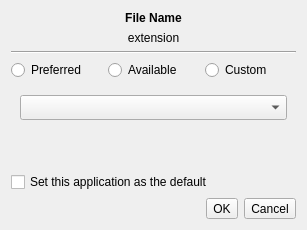
<?xml version="1.0" encoding="UTF-8"?>
<ui version="4.0">
 <class>LFileDialog</class>
 <widget class="QDialog" name="LFileDialog">
  <property name="geometry">
   <rect>
    <x>0</x>
    <y>0</y>
    <width>307</width>
    <height>230</height>
   </rect>
  </property>
  <property name="windowTitle">
   <string>Open With...</string>
  </property>
  <property name="windowIcon">
   <iconset resource="lumina-open.qrc">
    <normaloff>:/icons/find.png</normaloff>:/icons/find.png</iconset>
  </property>
  <layout class="QVBoxLayout" name="verticalLayout">
   <item>
    <widget class="QLabel" name="label_file">
     <property name="sizePolicy">
      <sizepolicy hsizetype="Expanding" vsizetype="Preferred">
       <horstretch>0</horstretch>
       <verstretch>0</verstretch>
      </sizepolicy>
     </property>
     <property name="font">
      <font>
       <weight>75</weight>
       <bold>true</bold>
      </font>
     </property>
     <property name="text">
      <string notr="true">File Name</string>
     </property>
     <property name="alignment">
      <set>Qt::AlignCenter</set>
     </property>
     <property name="wordWrap">
      <bool>true</bool>
     </property>
    </widget>
   </item>
   <item>
    <widget class="QLabel" name="label_extension">
     <property name="text">
      <string notr="true">extension</string>
     </property>
     <property name="alignment">
      <set>Qt::AlignCenter</set>
     </property>
    </widget>
   </item>
   <item>
    <widget class="Line" name="line">
     <property name="orientation">
      <enum>Qt::Horizontal</enum>
     </property>
    </widget>
   </item>
   <item>
    <layout class="QHBoxLayout" name="horizontalLayout_2">
     <item>
      <widget class="QRadioButton" name="radio_rec">
       <property name="text">
        <string>Preferred</string>
       </property>
      </widget>
     </item>
     <item>
      <widget class="QRadioButton" name="radio_avail">
       <property name="text">
        <string>Available</string>
       </property>
      </widget>
     </item>
     <item>
      <widget class="QRadioButton" name="radio_custom">
       <property name="text">
        <string>Custom</string>
       </property>
      </widget>
     </item>
    </layout>
   </item>
   <item>
    <widget class="QStackedWidget" name="stackedWidget">
     <property name="currentIndex">
      <number>2</number>
     </property>
     <widget class="QWidget" name="page_avail">
      <layout class="QVBoxLayout" name="verticalLayout_2">
       <item>
        <widget class="QComboBox" name="combo_apps"/>
       </item>
       <item>
        <spacer name="verticalSpacer_3">
         <property name="orientation">
          <enum>Qt::Vertical</enum>
         </property>
         <property name="sizeHint" stdset="0">
          <size>
           <width>20</width>
           <height>40</height>
          </size>
         </property>
        </spacer>
       </item>
      </layout>
     </widget>
     <widget class="QWidget" name="page_custom">
      <layout class="QGridLayout" name="gridLayout">
       <item row="0" column="0">
        <widget class="QLabel" name="label_goodbin">
         <property name="text">
          <string notr="true"/>
         </property>
         <property name="pixmap">
          <pixmap resource="lumina-open.qrc">:/icons/bad.png</pixmap>
         </property>
         <property name="scaledContents">
          <bool>true</bool>
         </property>
        </widget>
       </item>
       <item row="0" column="1">
        <widget class="QLineEdit" name="line_bin">
         <property name="placeholderText">
          <string>Binary Location</string>
         </property>
        </widget>
       </item>
       <item row="0" column="2">
        <widget class="QToolButton" name="tool_findBin">
         <property name="text">
          <string>Find</string>
         </property>
         <property name="icon">
          <iconset resource="lumina-open.qrc">
           <normaloff>:/icons/find.png</normaloff>:/icons/find.png</iconset>
         </property>
        </widget>
       </item>
       <item row="1" column="1">
        <spacer name="verticalSpacer">
         <property name="orientation">
          <enum>Qt::Vertical</enum>
         </property>
         <property name="sizeHint" stdset="0">
          <size>
           <width>20</width>
           <height>40</height>
          </size>
         </property>
        </spacer>
       </item>
      </layout>
     </widget>
     <widget class="QWidget" name="page_rec">
      <layout class="QVBoxLayout" name="verticalLayout_3">
       <item>
        <widget class="QComboBox" name="combo_rec">
         <property name="minimumSize">
          <size>
           <width>0</width>
           <height>25</height>
          </size>
         </property>
         <property name="iconSize">
          <size>
           <width>20</width>
           <height>20</height>
          </size>
         </property>
        </widget>
       </item>
       <item>
        <spacer name="verticalSpacer_2">
         <property name="orientation">
          <enum>Qt::Vertical</enum>
         </property>
         <property name="sizeHint" stdset="0">
          <size>
           <width>20</width>
           <height>40</height>
          </size>
         </property>
        </spacer>
       </item>
      </layout>
     </widget>
    </widget>
   </item>
   <item>
    <widget class="QCheckBox" name="check_default">
     <property name="text">
      <string>Set this application as the default </string>
     </property>
    </widget>
   </item>
   <item>
    <layout class="QHBoxLayout" name="horizontalLayout">
     <item>
      <spacer name="horizontalSpacer">
       <property name="orientation">
        <enum>Qt::Horizontal</enum>
       </property>
       <property name="sizeHint" stdset="0">
        <size>
         <width>40</width>
         <height>20</height>
        </size>
       </property>
      </spacer>
     </item>
     <item>
      <widget class="QToolButton" name="tool_ok">
       <property name="text">
        <string>OK</string>
       </property>
       <property name="icon">
        <iconset resource="lumina-open.qrc">
         <normaloff>:/icons/apply.png</normaloff>:/icons/apply.png</iconset>
       </property>
       <property name="toolButtonStyle">
        <enum>Qt::ToolButtonTextBesideIcon</enum>
       </property>
      </widget>
     </item>
     <item>
      <widget class="QToolButton" name="tool_cancel">
       <property name="text">
        <string>Cancel</string>
       </property>
       <property name="icon">
        <iconset resource="lumina-open.qrc">
         <normaloff>:/icons/cancel.png</normaloff>:/icons/cancel.png</iconset>
       </property>
       <property name="toolButtonStyle">
        <enum>Qt::ToolButtonTextBesideIcon</enum>
       </property>
      </widget>
     </item>
    </layout>
   </item>
  </layout>
 </widget>
 <resources>
  <include location="lumina-open.qrc"/>
 </resources>
 <connections/>
</ui>
